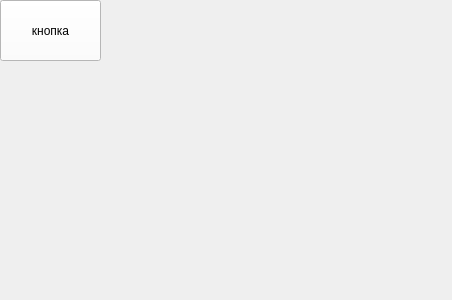
<?xml version="1.0" encoding="UTF-8"?>
<ui version="4.0">
 <class>Form</class>
 <widget class="QWidget" name="Form">
  <property name="geometry">
   <rect>
    <x>0</x>
    <y>0</y>
    <width>452</width>
    <height>300</height>
   </rect>
  </property>
  <property name="windowTitle">
   <string>Form</string>
  </property>
  <widget class="QPushButton" name="pushButton">
   <property name="geometry">
    <rect>
     <x>0</x>
     <y>0</y>
     <width>101</width>
     <height>61</height>
    </rect>
   </property>
   <property name="styleSheet">
    <string notr="true">background: white</string>
   </property>
   <property name="text">
    <string>кнопка</string>
   </property>
  </widget>
 </widget>
 <resources/>
 <connections/>
</ui>
